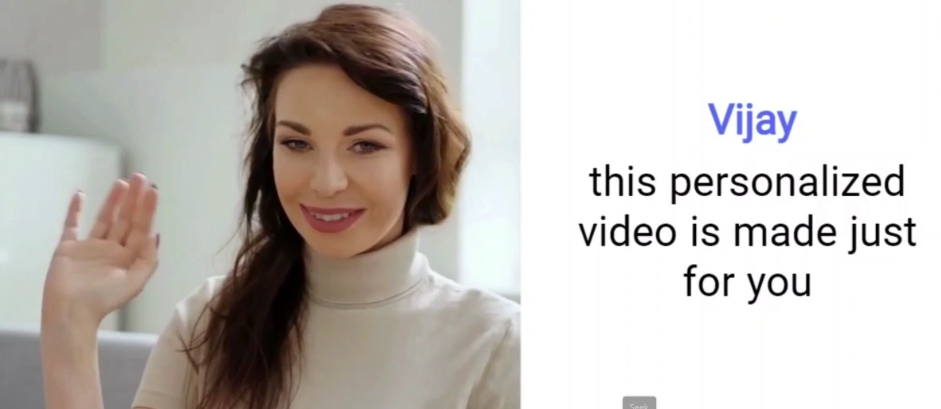
#> input picture 0.jpg, 1881 x 817 px, given in place of the camera (shown at 1/2 size)
$ python hand_detection.py
#> lines starting #> are read from the running program, lines starting #| are printed output that depends on the picture; after the words box and inside, x2 and y2 are one past the last pixel; in counts of white or black regions, pixels touching at a corner belong together
# -*- coding: utf-8 -*-
"""
Created on Sat Oct 31 18:16:13 2020

@author: NISHANT
"""
#Counting Fingers only tutorials using open cv

#binding trackbar with video

import cv2
import numpy as np

#Read Camera
cap = cv2.VideoCapture(0,cv2.CAP_DSHOW)
def nothing(x):
    pass
#window name
cv2.namedWindow("Color Adjustments",cv2.WINDOW_NORMAL)
cv2.resizeWindow("Color Adjustments", (300, 300))
cv2.createTrackbar("Thresh", "Color Adjustments", 0, 255, nothing)
#> slider 'Thresh' is set to 85

#COlor Detection Track

cv2.createTrackbar("Lower_H", "Color Adjustments", 0, 255, nothing)
#> slider 'Lower_H' is set to 51
cv2.createTrackbar("Lower_S", "Color Adjustments", 0, 255, nothing)
#> slider 'Lower_S' is set to 51
cv2.createTrackbar("Lower_V", "Color Adjustments", 0, 255, nothing)
#> slider 'Lower_V' is set to 51
cv2.createTrackbar("Upper_H", "Color Adjustments", 255, 255, nothing)
cv2.createTrackbar("Upper_S", "Color Adjustments", 255, 255, nothing)
cv2.createTrackbar("Upper_V", "Color Adjustments", 255, 255, nothing)


while True:
    _,frame = cap.read()
#> frame is the input picture: shape (817, 1881, 3); mean B, G, R 185.8, 190.6, 195.8
    frame = cv2.resize(frame,(400,400))
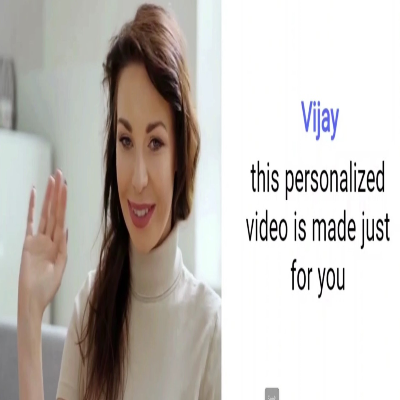
#> frame: shape (400, 400, 3); mean B, G, R 185.8, 190.6, 195.8
    hsv = cv2.cvtColor(frame, cv2.COLOR_BGR2HSV)
#> hsv: shape (400, 400, 3); mean H, S, V 25.6, 30.5, 197.8
    #detecting hand
    l_h = cv2.getTrackbarPos("Lower_H", "Color Adjustments")
    l_s = cv2.getTrackbarPos("Lower_S", "Color Adjustments")
    l_v = cv2.getTrackbarPos("Lower_V", "Color Adjustments")

    u_h = cv2.getTrackbarPos("Upper_H", "Color Adjustments")
    u_s = cv2.getTrackbarPos("Upper_S", "Color Adjustments")
    u_v = cv2.getTrackbarPos("Upper_V", "Color Adjustments")

    lower_bound = np.array([l_h, l_s, l_v])
    upper_bound = np.array([u_h, u_s, u_v])
    print(lower_bound)
    print(upper_bound)
    #Creating Mask
    mask = cv2.inRange(hsv, lower_bound, upper_bound)
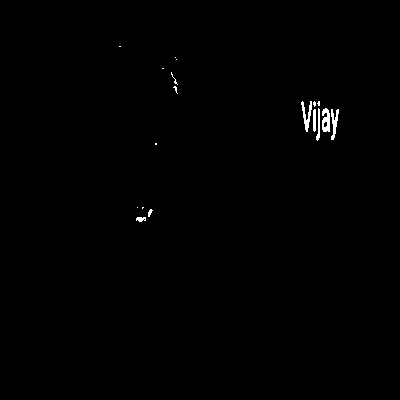
#> mask: shape (400, 400); 0.43% white; 18 white regions (11 under 20 px), largest, box (x1, y1, x2, y2) and area: (322, 108, 330, 132) 146, (301, 101, 312, 132) 144, (331, 109, 339, 140) 128
    #filter mask with image
    filtr = cv2.bitwise_and(frame, frame, mask=mask)


    mask1  = cv2.bitwise_not(mask)
    m_g = cv2.getTrackbarPos("Thresh", "Color Adjustments") #getting track bar value
    ret,thresh = cv2.threshold(mask1,m_g,255,cv2.THRESH_BINARY)
#> ret = 85
    dilata = cv2.dilate(thresh,(1,1),iterations = 6)
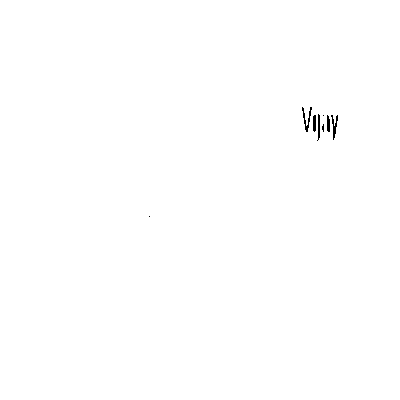
#> dilata: shape (400, 400); 99.8% white; black in thin lines or dots, all inside (x1, y1, x2, y2) = (149, 107, 338, 217)


    #findcontour(img,contour_retrival_mode,method)
    cnts,hier = cv2.findContours(thresh,cv2.RETR_TREE,cv2.CHAIN_APPROX_SIMPLE)
#> cnts = 25 contours, 16 with area under 20; largest, box (x1, y1, x2, y2) and area: (0, 0, 400, 400) 159201, (300, 100, 313, 133) 195, (321, 107, 331, 133) 192, (330, 108, 340, 141) 172, (315, 107, 321, 142) 105
    #Here cnts is a list of contours. ANd each contour is an array with x, y cordinate
    #hier variable called hierarchy and it contain image information.
    #print("Number of contour==",cnts,"\ntotal contour==",len(cnts))
    #print("Hierarchy==\n",hier)

    #Draw the contours
    #frame= cv2.drawContours(frame,cnts,-1,(176,10,15),4)

    # loop over the contours

    for c in cnts:
        epsilon = 0.0001*cv2.arcLength(c,True)
        data= cv2.approxPolyDP(c,epsilon,True)

        hull = cv2.convexHull(data)
        cv2.drawContours(frame, [c], -1, (50, 50, 150), 2)
        cv2.drawContours(frame, [hull], -1, (0, 255, 0), 2)
        """
        hull = cv2.convexHull(data,returnPoints = False)
        defect = cv2.convexityDefects(data[0],hull)
        print("defect==",defect)
        """
#> this loop made 25 passes
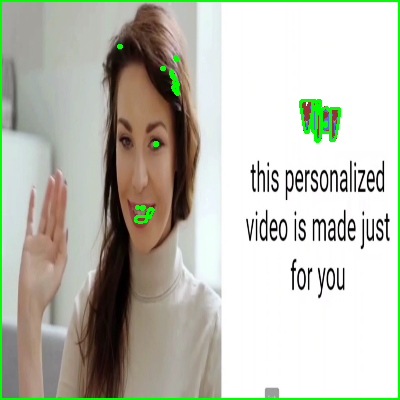
#> frame: shape (400, 400, 3); 3.05% of pixels changed, all inside (x1, y1, x2, y2) = (0, 0, 400, 400)
    cv2.imshow("Thresh", thresh)
    cv2.imshow("mask==",mask)
    cv2.imshow("filter==",filtr)
    cv2.imshow("Result", frame)

    key = cv2.waitKey(25) &0xFF
#> (key Esc is pressed here)
    if key == 27:
        break
cap.release()
cv2.destroyAllWindows()

$ run again, on 1.jpg
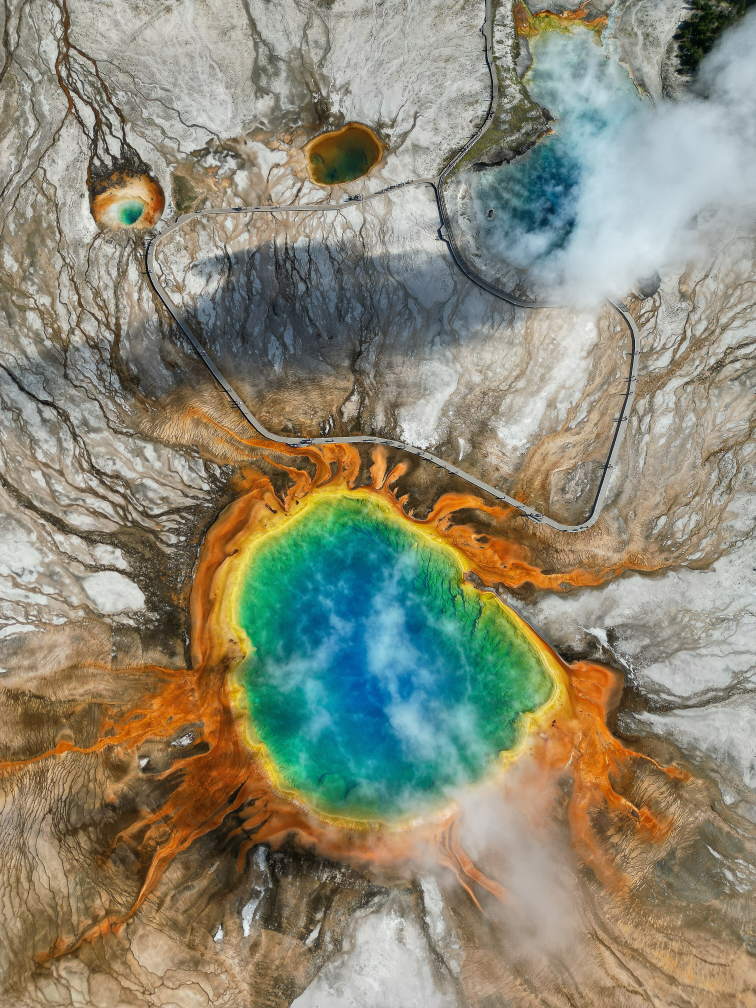
#> input picture 1.jpg, 3024 x 4032 px, given in place of the camera (shown at 1/4 size)
#> frame is the input picture: shape (4032, 3024, 3); mean B, G, R 117.1, 136.9, 139.8
#> hsv: shape (400, 400, 3); mean H, S, V 38.8, 82.8, 152.8
#> `mask = cv2.inRange(hsv, lower_bound, upper_bound)`:
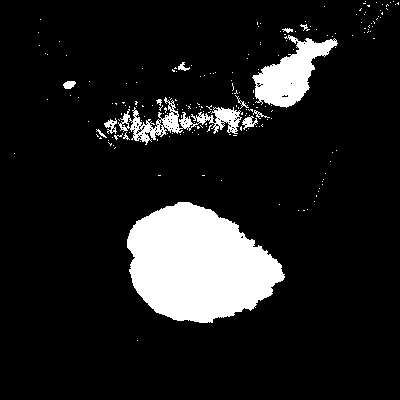
#> mask: shape (400, 400); 11.7% white; 204 white regions (189 under 20 px), largest, box (x1, y1, x2, y2) and area: (127, 202, 285, 323) 13322, (252, 35, 338, 108) 2844, (118, 97, 242, 145) 1696
#> ret = 85
#> dilata: shape (400, 400); 90.7% white; 38 black regions (34 under 20 px)
#> cnts = 400 contours, 375 with area under 20; largest, box (x1, y1, x2, y2) and area: (0, 0, 400, 400) 159201, (126, 201, 286, 324) 13542, (251, 34, 339, 109) 2992, (129, 109, 168, 146) 622, (211, 106, 243, 135) 533
#> the loop `for c in cnts:` made 400 passes
#> (epsilon, hull) on passes 2, 3, 5: (0.000566, [[136, 340], [137, 339], [138, 340], [137, 341]]), (0.000566, [[254, 307], [255, 306], [256, 307], [255, 308]]), (0.000566, [[297, 210], [298, 209], [299, 210], [298, 211]])
#> after the loop `for c in cnts:`:
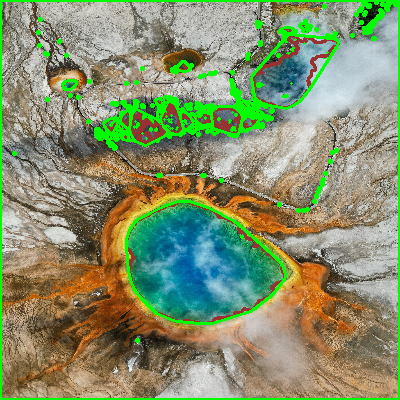
#> frame: shape (400, 400, 3); mean B, G, R 107.9, 144.8, 132.1

$ run again, on Akshay.jpg
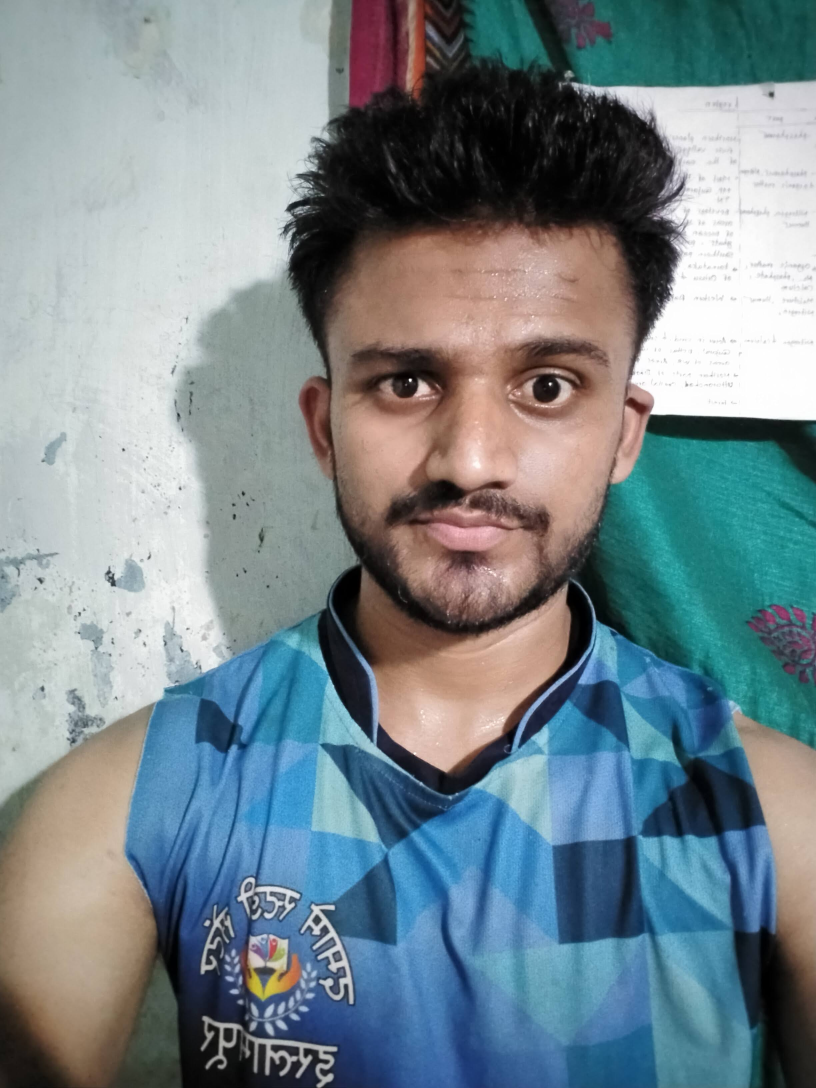
#> input picture Akshay.jpg, 2448 x 3264 px, given in place of the camera (shown at 1/3 size)
#> frame is the input picture: shape (3264, 2448, 3); mean B, G, R 140.8, 134.5, 119
#> hsv: shape (400, 400, 3); mean H, S, V 69.1, 80.3, 151.8
#> `mask = cv2.inRange(hsv, lower_bound, upper_bound)`:
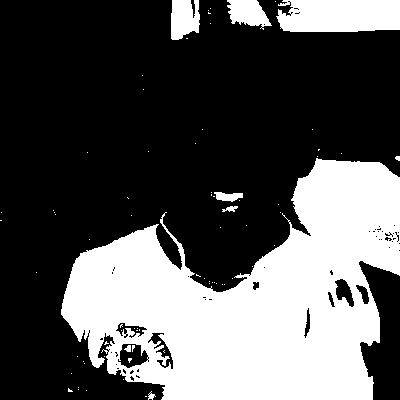
#> mask: shape (400, 400); 33.9% white; 75 white regions (66 under 20 px), largest, box (x1, y1, x2, y2) and area: (61, 158, 400, 400) 48340, (276, 0, 400, 32) 3674, (171, 0, 200, 40) 953
#> ret = 85
#> dilata: shape (400, 400); 69.1% white; 14 black regions (7 under 20 px)
#> cnts = 151 contours, 136 with area under 20; largest, box (x1, y1, x2, y2) and area: (0, 0, 400, 400) 99428, (359, 261, 400, 400) 3586, (118, 344, 149, 368) 461, (335, 279, 354, 307) 258, (213, 191, 244, 203) 228
#> the loop `for c in cnts:` made 151 passes
#> (epsilon, hull) on passes 8, 10, 18: (0, [[116, 364]]), (0, [[111, 352]]), (0.000566, [[163, 352], [164, 351], [165, 352], [164, 353]])
#> after the loop `for c in cnts:`:
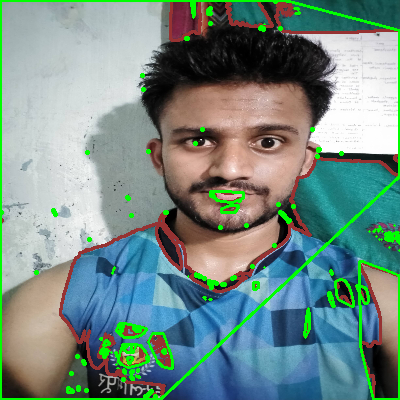
#> frame: shape (400, 400, 3); mean B, G, R 133.3, 140.6, 116.7

$ run again, on cat.jpg
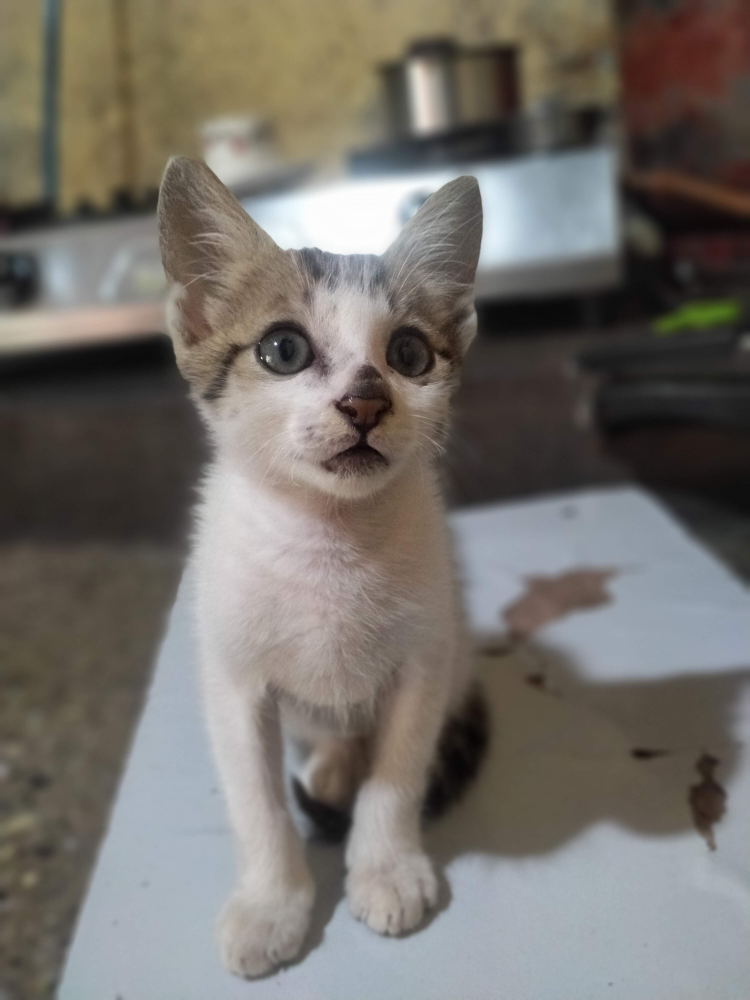
#> input picture cat.jpg, 3000 x 4000 px, given in place of the camera (shown at 1/4 size)
#> frame is the input picture: shape (4000, 3000, 3); mean B, G, R 106.4, 112.2, 116.5
#> hsv: shape (400, 400, 3); mean H, S, V 41.4, 43.5, 120.9
#> `mask = cv2.inRange(hsv, lower_bound, upper_bound)`:
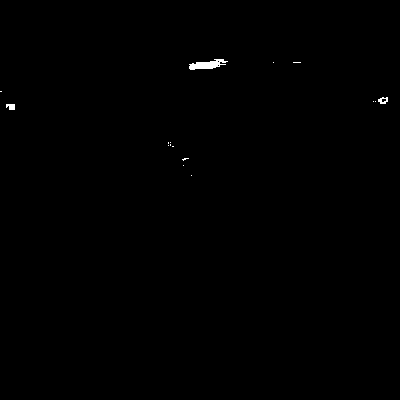
#> mask: shape (400, 400); 0.23% white; 16 white regions (13 under 20 px), largest, box (x1, y1, x2, y2) and area: (189, 59, 228, 70) 242, (6, 104, 15, 110) 45, (378, 97, 388, 104) 44
#> ret = 85
#> dilata: shape (400, 400); 100% white; black in thin lines or dots, all inside (x1, y1, x2, y2) = (192, 65, 220, 70)
#> cnts = 19 contours, 15 with area under 20; largest, box (x1, y1, x2, y2) and area: (0, 0, 400, 400) 159198, (188, 58, 229, 71) 295, (377, 96, 389, 105) 68, (5, 103, 16, 111) 60
#> the loop `for c in cnts:` made 19 passes
#> (epsilon, hull) on passes 1, 2, 3, 6, 8, 11, 12: (0.16, [[399, 0], [399, 399], [0, 399], [0, 0]]), (0.000566, [[190, 175], [191, 174], [192, 175], [191, 176]]), (0.000566, [[182, 165], [183, 164], [184, 165], [183, 166]]), (0.000566, [[167, 145], [168, 144], [169, 145], [168, 146]]), (0.000566, [[169, 142], [170, 141], [171, 142], [170, 143]]), (0.000566, [[374, 101], [375, 100], [376, 101], [375, 102]]), (0.000566, [[372, 101], [373, 100], [374, 101], [373, 102]])
#> after the loop `for c in cnts:`:
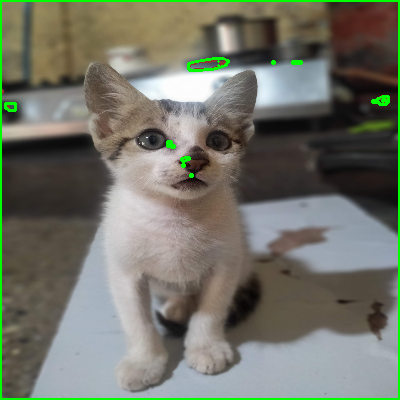
#> frame: shape (400, 400, 3); mean B, G, R 104, 115.9, 113.9
